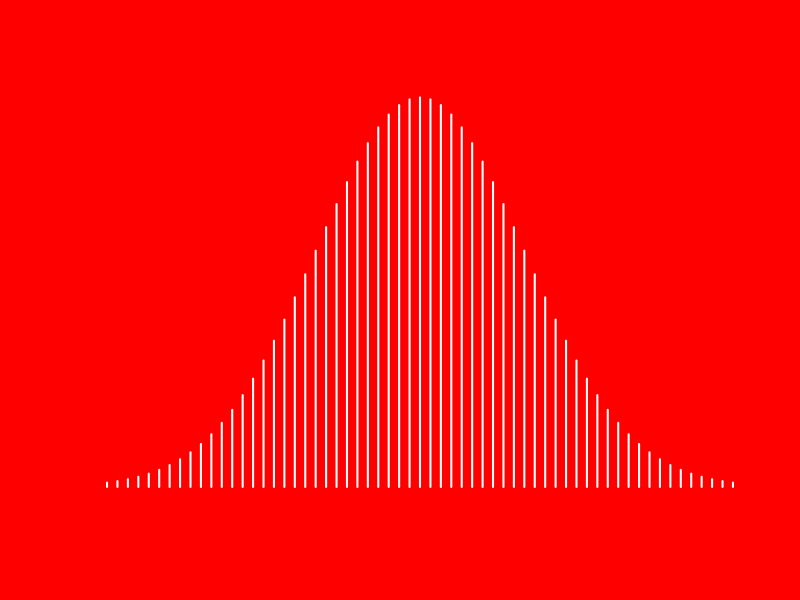
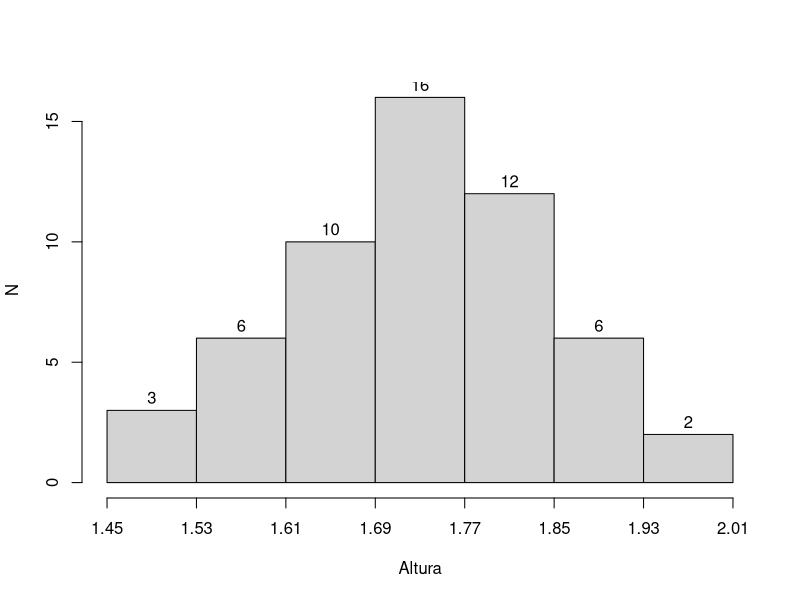
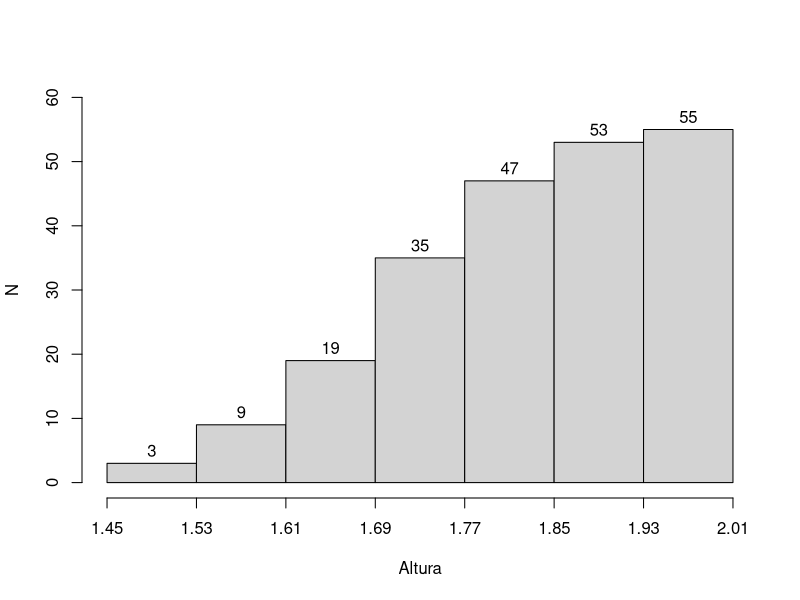
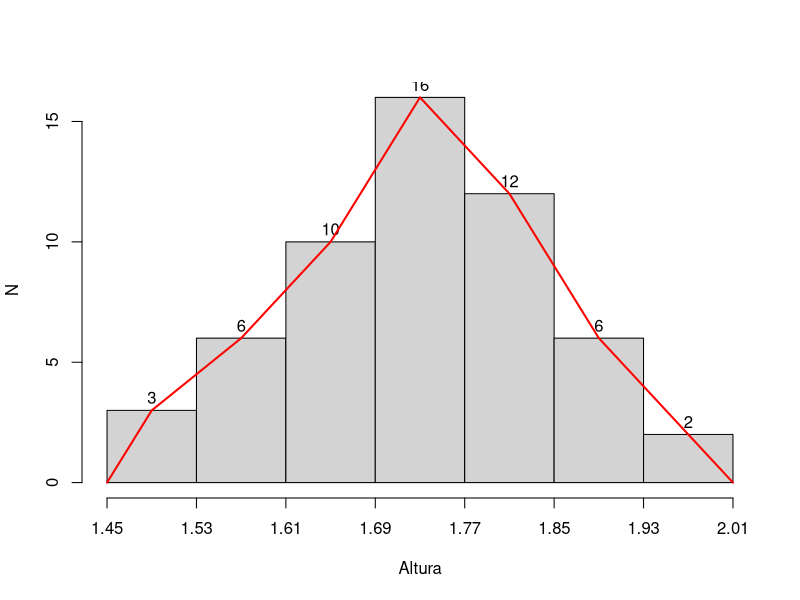
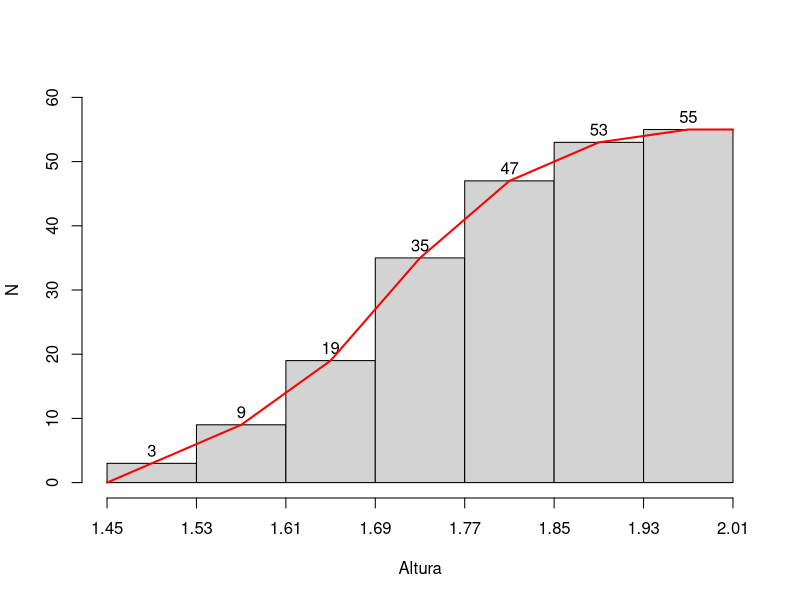
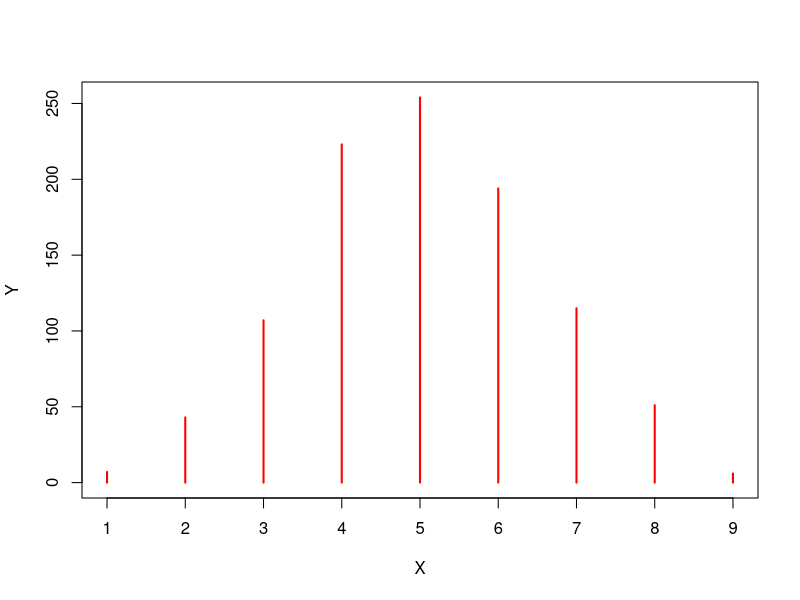
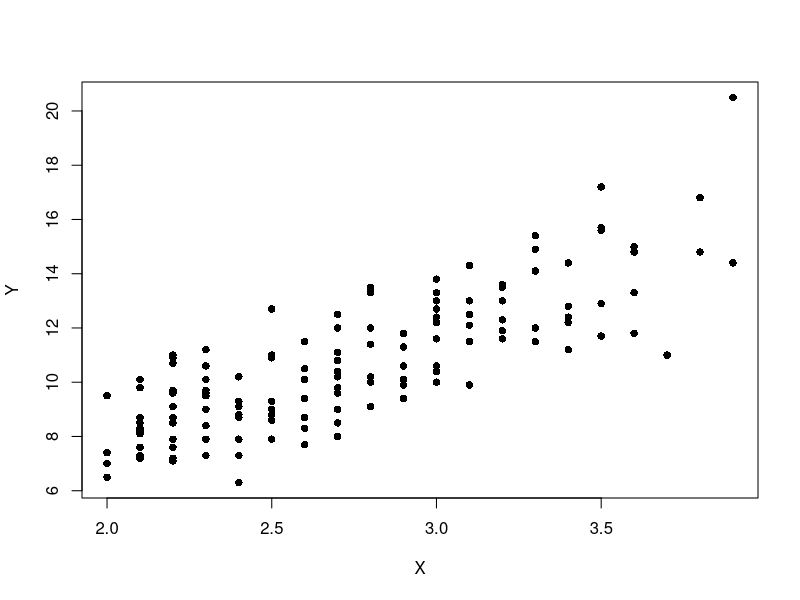
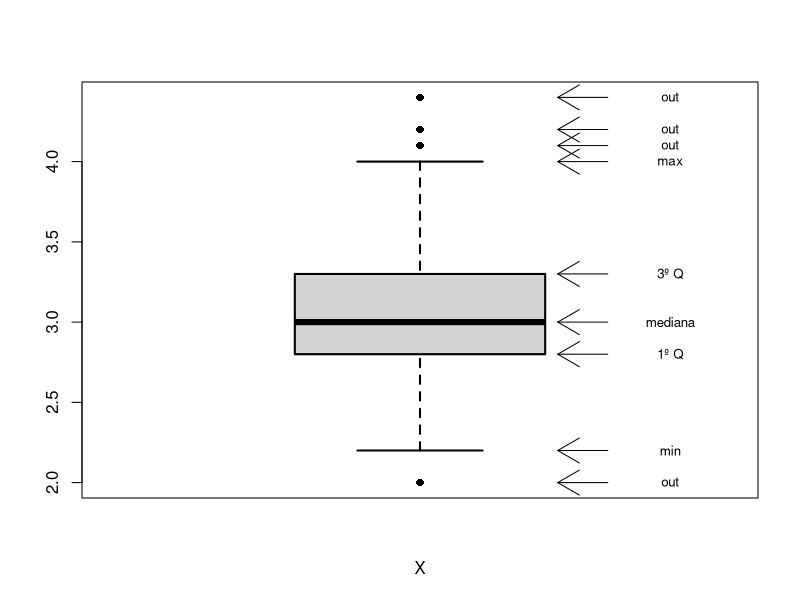

Write R code to recreate these figures, in order.
###
### representacao tabular
###


#Tabelas das Notas de Aula

tabela <- function (x)
{
  f   <-table (x)                             # frequencia simples 
  fr  <- round(prop.table(f)*100,2)           # frequencia relativa  
  Fab  <- cumsum(f)                           # frequencia acumulada "abaixo de"
  Fabr <- cumsum(fr)                          # frequencia acumulada "abaixo de" relativa
  
  
  cbind(f,fr,Fab,Fabr)     # montando a tabela, colando as colunas

}

# o rol de dados do n?mero de acertos em uma prova de 
# 10 quest?es aplicadas a 50 alunos


nota<-c(2 , 3 , 3 , 3 , 3 , 4 , 4 , 4 , 4 , 4 , 
        4 , 4 , 4 , 4 , 4 , 4 , 4 , 4 , 4 , 4 ,
        4 , 4 , 5 , 5 , 5 , 5 , 5 , 5 , 5 , 5 , 
        5 , 5 , 5 , 5 , 5 , 5 , 6 , 6 , 6 , 6 , 
        6 , 6 , 6 , 7 , 7 , 7 , 8 , 8 , 8 , 9 )



print (tabela(nota), digits=3)


# tablea de dados agrupados para as notas dos 50 alu-
# no.

## construindo as classes

faixa <- cut(nota,breaks = seq(0,10,by=2),dig.lab=4)

print (tabela(faixa), digits=3)



## Massa de 140 gr?o de feijao

massa <- 
  c(0.1188	,	0.1590	,	0.1732	,	0.1817	,	0.1917	,	0.1996	,	0.2089	,	0.2200	,	0.2365	,	0.2535	,
    0.1202	,	0.1596	,	0.1733	,	0.1823	,	0.1930	,	0.1996	,	0.2091	,	0.2215	,	0.2369	,	0.2585	,
    0.1340	,	0.1606	,	0.1736	,	0.1826	,	0.1935	,	0.2008	,	0.2096	,	0.2237	,	0.2380	,	0.2593	,
    0.1340	,	0.1629	,	0.1740	,	0.1828	,	0.1950	,	0.2012	,	0.2097	,	0.2254	,	0.2382	,	0.2595	,
    0.1399	,	0.1642	,	0.1746	,	0.1848	,	0.1965	,	0.2025	,	0.2098	,	0.2262	,	0.2423	,	0.2620	,
    0.1402	,	0.1644	,	0.1766	,	0.1860	,	0.1965	,	0.2045	,	0.2126	,	0.2266	,	0.2455	,	0.2657	,
    0.1409	,	0.1663	,	0.1769	,	0.1865	,	0.1968	,	0.2048	,	0.2126	,	0.2285	,	0.2456	,	0.2660	,
    0.1421	,	0.1666	,	0.1773	,	0.1869	,	0.1970	,	0.2051	,	0.2137	,	0.2296	,	0.2458	,	0.2666	,
    0.1462	,	0.1677	,	0.1793	,	0.1874	,	0.1971	,	0.2054	,	0.2143	,	0.2309	,	0.2459	,	0.2673	,
    0.1463	,	0.1683	,	0.1795	,	0.1875	,	0.1980	,	0.2055	,	0.2146	,	0.2311	,	0.2465	,	0.2674	,
    0.1470	,	0.1696	,	0.1795	,	0.1902	,	0.1985	,	0.2058	,	0.2153	,	0.2326	,	0.2482	,	0.2790	,
    0.1496	,	0.1701	,	0.1799	,	0.1904	,	0.1987	,	0.2060	,	0.2173	,	0.2327	,	0.2504	,	0.2833	,
    0.1561	,	0.1708	,	0.1810	,	0.1910	,	0.1988	,	0.2080	,	0.2184	,	0.2335	,	0.2505	,	0.3043	,
    0.1573	,	0.1722	,	0.1814	,	0.1911	,	0.1995	,	0.2087	,	0.2186	,	0.2344	,	0.2507	,	0.3141	)

## numero de dados

n <- length (massa)

## numero de classe
## uma sugestão para o numero de classes é a proximacaoo
## da raiz quadrada dos elementos a serem classificados 

(k <- sqrt(n))

## construindo as classes

faixa <- cut(massa,breaks = seq(0.10,0.32,l=k),dig.lab=4)

print (tabela(faixa), digits=3)


###
### medidas de tendencia central
###

fraude <- c(3,5,4,5,2,5,6,3,4,4,3,4,3,5,5,6,
            2,2,3,2,3,6,4,3,1,8,5,3,3,2,3)

sum(fraude)
length(fraude)
mean(fraude)

sort(fraude)


###
### medidas de dispersao
###

# Amplitude
dados <- c( 149 , 150 , 152 , 154 ,  155, 157,  157,  157,  158,  158,
            158 , 159 , 160 , 162 ,  162, 163,  163,  163,  164,  164, 
            164 , 165 , 165 , 165 ,  165, 166,  166,  166,  168,  169,
            169 , 170 , 170 , 170 ,  171, 172,  172,  175,  176,  178)


range(dados)



###
### Graficos
###

#grafico capa
old <- par()
x <- seq(-3,3, by=0.1)
jpeg("capa3.jpeg",bg="transparent")
par(bg="red")
plot (x, dnorm(x), type="h", lwd=2, col="white", axes=FALSE , xlab="", ylab="", bty="n")
dev.off()

# Altura dos homens

par(mar=c(2, 4, 4, 2) + 0.1)

altura <- c(1.47	,	1.48	,	1.51	,	1.53	,	1.55	,	1.55	,	1.59	,	1.60	,	1.60	,	1.62	,	1.62,
            1.63	,	1.63	,	1.64	,	1.65	,	1.65	,	1.68	,	1.68	,	1.68	,	1.69	,	1.69	,	1.69,
            1.70	,	1.70	,	1.71	,	1.71	,	1.71	,	1.72	,	1.72	,	1.72	,	1.73	,	1.75	,	1.76,
            1.76	,	1.76	,	1.77	,	1.77	,	1.78	,	1.78	,	1.79	,	1.79	,	1.79	,	1.80	,	1.81,
            1.82	,	1.82	,	1.83	,	1.85	,	1.85	,	1.86	,	1.89	,	1.90	,	1.92	,	1.93	,	1.99	)

limites <- seq(1.45,2.01,by=0.08)

faixa <- cut(altura,breaks = seq(1.45,2.01,by=0.08),dig.lab=4, right = FALSE)

print (tabela(faixa), digits=3)




# histograma frequencia simples
jpeg("gr_hist1.jpeg", bg="transparent")
a <- hist(altura,breaks=limites, main="",
                            xlab = "Altura", 
                            ylab = "N", 
                            labels =TRUE, 
                            axes   =FALSE,
                            right = FALSE)
axis(1, at=limites, cex=0.8)
axis(2)
dev.off()



# histograma frequencia acumulada
aux <- rep(a$mids,a$counts)
aux <- cumsum(table(aux))
aux <- rep(a$mids,aux)

jpeg("gr_hist2.jpeg", bg="transparent")
a<-hist(aux,breaks=limites, main="",
          xlab = "Altura", 
          ylab = "N", 
          labels =TRUE, 
          axes   =FALSE, ylim=c(0,60),
          right = FALSE)
axis(1, at=limites, cex=0.8)
axis(2)
dev.off()

# ploigono de frequencia

jpeg("gr_hist3.jpeg", bg="transparent")
a <- hist(altura,breaks=limites, main="",
          xlab = "Altura", 
          ylab = "N", 
          labels =TRUE, 
          axes   =FALSE,
          right = FALSE)
axis(1, at=limites, cex=0.8)
axis(2)
lines(c(min(limites),a$mids,max(limites)), c(0,a$counts,0), col="red",lwd=2)
dev.off()

# ogiva de Galton

jpeg("gr_hist4.jpeg", bg="transparent")
aux <- rep(a$mids,a$counts)
aux <- cumsum(table(aux))
aux <- rep(a$mids,aux)

a<-hist(aux,breaks=limites, main="",
        xlab = "Altura", 
        ylab = "N", 
        labels =TRUE, 
        axes   =FALSE, ylim=c(0,60),
        right = FALSE)
axis(1, at=limites, cex=0.8)
axis(2)
lines(c(min(limites),a$mids,max(limites)), c(0,a$counts,max(a$counts)), col="red",lwd=2)
dev.off()


# grafico de hastes

dados <- table(rbinom(1000,10,0.5))

jpeg("gr_haste1.jpeg", bg="transparent")
plot (dados, type="h", col = "red", lwd = 2, xlab = "X", ylab = "Y")
dev.off()


# grafico dispersao

library(MASS)

jpeg("gr_dispersao1.jpeg", bg="transparent")
plot (cats$Bwt, cats$Hwt, pch=16 , col = "black", lwd = 2, xlab = "X", ylab = "Y")
dev.off()

# grafico boxplot

library(MASS)


jpeg("gr_boxplot1.jpeg", bg="transparent")
a<-boxplot (iris$Sepal.Width, pch=16 ,  lwd = 2, xlab = "X")
text (1.4,c(a$stats, a$out), c( "min", "1º Q", "mediana","3º Q", "max", "out", "out", "out", "out"), cex = 0.8)
arrows (1.3, c(a$stats, a$out), 1.22,c(a$stats, a$out) )
dev.off()



# grafico boxplot

library(MASS)

a <- as.data.frame(Titanic)

jpeg("gr_barra1.jpeg", bg="transparent")
barplot(table(cats$Sex),ylim=c(0,100), col="white")
dev.off()






## Grafico do Apendice R



## Grafico do Apendice R

jpeg("figa2.jpeg",bg="transparent")
x <- iris[,"Sepal.Width"]
y <- iris[,"Petal.Width"]
plot (x, y, type="p", main="PLANTA IRIS", xlab = "Sepal Width", ylab="Petal Width")
dev.off()

jpeg("figa3.jpeg",bg="transparent")
x <- iris[,"Sepal.Width"]
y <- iris[,"Petal.Width"]
especie <- iris[,"Species"]
plot (x, y, type="p", main="PLANTA IRIS", xlab = "Sepal Width", ylab="Petal Width")
text(x,y,labels = especie, cex=0.5,adj=c(0,-1))
dev.off()

x <- iris[,"Sepal.Width"]
y <- iris[,"Petal.Width"]
especie <- iris[,"Species"]

jpeg("figa4.jpeg",bg="transparent")
plot (x, y, type="p", main="PLANTA IRIS", xlab = "Sepal Width", ylab="Petal Width")
points(x[1:50], y[1:50], col=2, cex=.8,pch=19)
points(x[51:100], y[51:100], col=3, cex=.8,pch=1)
points(x[101:150], y[101:150], col=4, cex=.8,pch=19)
legend(3.5,1.5, c("setosa","versicolor","virginica"), 
       pch=c(19,1,19),col=c(2,3,4), cex=0.8)
dev.off()

X <- rep(1:5,5)
Y <- rep (5:1,rep(5,5))
jpeg("figa5.jpeg",bg="transparent")
par(mar=c(0,0,0,0))
plot(X,Y, pch=1:25,xlim=c(0,6), ylim=c(0,6),
     xlab = "", ylab = "",axes=FALSE)
text(X,Y, labels = 1:25 , adj = c(1,-1),cex=0.8)
par(mar=c(5.1,4.1,4.1,2.1))
dev.off()

x<-iris[,"Sepal.Width"]
jpeg("figa6.jpeg",bg="transparent")
plot(x,type="l",xlab = "índice",ylab="Sepal.Width")
dev.off()

quantidade <- table(iris["Species"])
jpeg("figa7.jpeg",bg="transparent")
barplot(quantidade, xlab="Espécie", ylab="Frequencia", col="white")
dev.off()

quantidade <- table(iris["Species"])
jpeg("figa8.jpeg",bg="transparent")
pie(quantidade)
dev.off()

jpeg("figa9.jpeg",bg="transparent")
boxplot(iris[,-5], main="",
     xlab = "",ylab = "")
dev.off()

jpeg("figa10.jpeg",bg="transparent")
hist(iris[,"Petal.Width"], main="Histograma de Petal.Width separado em faixas",
     xlab = "Petal.Width",ylab = "Frequência")
dev.off()
